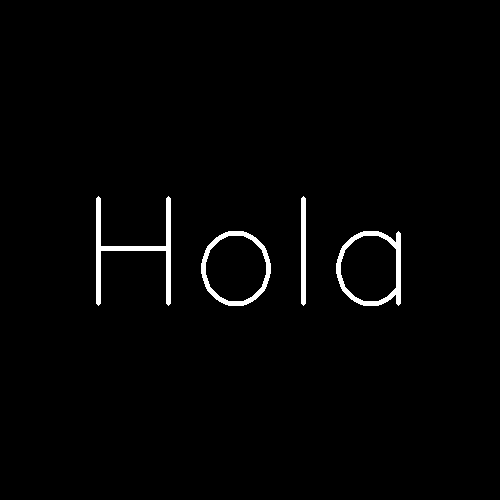
#> input picture hola.png, 500 x 500 px
$ jupyter execute --allow-errors Control1-01.ipynb
#> lines starting #> are read from the running program, lines starting #| are printed output that depends on the picture; after the words box and inside, x2 and y2 are one past the last pixel; in counts of white or black regions, pixels touching at a corner belong together
# **Control práctico**

**Visión artificial** del Grado en Ciencia e Ingeniería de Datos.

Marzo 2024

***

[cell 1]
import numpy as np
import cv2
import matplotlib.pyplot as plt
import skimage
import scipy
import math

## Ejercicio 1: Manipulación

> Crea una máscara con el mismo tamaño, canales y tipo de dato que la imagen `pez.jpg`. Inicialmente la máscara se inicializa con ceros.
>
> Escribe sobre la máscara tu nombre usando la función `cv2.putText` en blanco. El nombre debe estar centrado respecto a la imagen, para lo que se necesitará utilizar `cv2.getTextSize`.
>
> Modifica la imagen `pez.jpg`, poniendo en color rojo todos aquellos píxeles donde la máscara tuviera cero.

#> (a cell that did not finish here is left out)

## Ejercicio 2: Contraste

> Carga la imagen `hola.png` y realiza la normalización minmax para ajustar el contraste.
>
> Visualiza el resultado

[cell 3]
def normalizacion(img,percentil_min=None,percentil_max=None):
    if img.ndim == 2:
        img=img.astype(np.float64)
        if percentil_min==None and percentil_max==None:

            r_min = np.min(img)
            r_max = np.max(img)
            # Aplicar la fórmula de min-max normalization
            norm=(img - r_min) / (r_max - r_min)
            image=np.clip(norm, 0, 1)
        else:
            r_min=np.percentile(img,percentil_min)
            r_max=np.percentile(img,percentil_max)
            norm=(img - r_min) / (r_max - r_min)
            image=np.clip(norm, 0, 1)
        return image
    if img.ndim == 3:
        norm= np.zeros_like(img, dtype=np.float32)
        for i in range(img.shape[-1]):
            channel = img[:, :, i]
            if percentil_min==None and percentil_max==None:
                channel_min = np.min(channel)
                channel_max = np.max(channel)
                norm_channel = (channel - channel_min) / (channel_max - channel_min)
                norm_channel = np.clip(norm_channel, 0, 1)
                norm[:, :, i] = norm_channel
            else:
                channel_min=np.percentile(img,percentil_min)
                channel_max=np.percentile(img,percentil_max)
                norm_channel = (channel - channel_min) / (channel_max - channel_min)
                norm_channel = np.clip(norm_channel, 0, 1)
                norm[:, :, i] = norm_channel

        return norm


img = skimage.io.imread('hola.png')
#> img is the input picture: shape (500, 500, 3); values 0 (black) and 1 (white), 1.7% white; 4 white regions, box (x1, y1, x2, y2) and area: (96, 196, 171, 306) 1401, (336, 231, 401, 306) 1166, (201, 231, 271, 306) 1034, (301, 196, 306, 306) 538
img2=normalizacion(img)
print("ENTRE [0,1]")
plt.imshow(img2)
plt.show()
norm=normalizacion(img)
norm = (norm * 255).astype(np.uint8)
print("ENTRE [0,255]")
plt.imshow(norm)
plt.show()
print("CON PERCENTILES 2 Y 98")
percent=normalizacion(img,2,98)
#> after the loop in normalizacion (call 3), `for i in range(img.shape[-1]):`: norm: shape (500, 500, 3) float32; 98.34% of the values are NaN or infinite; the others: min 1, max 1, mean 1
plt.imshow(percent)
plt.show()

## Ejercicio 3: Imágenes híbridas

> Añade el código y las imágenes usadas para realizar el ejercicio de las imágenes híbridas.
> Visualiza el resultado

[cell 4]
def paso_alto(img):
    if img.ndim == 2:
        # Convertir a formato real en el rango [0, 1]
        img = img / 255.0
        # Desviación estándar de la distribución Gaussiana
        sigma = 1
        # Calcula la convolución de la imagen con un kernel Gaussiano
        blurred_image = scipy.ndimage.gaussian_filter(img, sigma)
        # Operación de Unsharp Masking para cada canal
        sharpened_image =(img - blurred_image)
        # Asegurar que el resultado esté en el rango [0, 1]
        sharpened_image = np.clip(sharpened_image, 0, 1)
        # Devolver la imagen al rango [0, 255] y convertir a np.uint8
        sharpened_image = (sharpened_image * 255).astype(np.uint8)
        return sharpened_image
    elif img.ndim == 3:
        for i in range(img.shape[-1]):
            # Convertir a formato real en el rango [0, 1]
            channel = img[:, :, i] / 255.0
            # Desviación estándar de la distribución Gaussiana
            sigma = 1
            # Calcula la convolución de la imagen con un kernel Gaussiano
            blurred_channel = scipy.ndimage.gaussian_filter(channel, sigma)
            # Operación de Unsharp Masking para cada canal
            sharpened_channel =  (channel - blurred_channel)
            # Asegurar que el resultado esté en el rango [0, 1]
            sharpened_channel = np.clip(sharpened_channel, 0, 1)
            # Devolver el canal al rango [0, 255] y convertir a np.uint8
            img[:, :, i] = (sharpened_channel * 255).astype(np.uint8)
    return img

[cell 5]
img1 = cv2.imread('angelina.jpg')
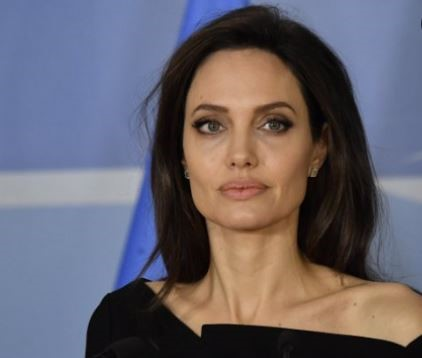
#> input picture angelina.JPG, 422 x 358 px, found by its file name
#> img1 is the input picture: shape (358, 422, 3); mean B, G, R 107.7, 98.5, 103.4
img1 = cv2.cvtColor(img1, cv2.COLOR_RGB2GRAY)
#> img1: shape (358, 422)

img2 = cv2.imread('brad.jpg')
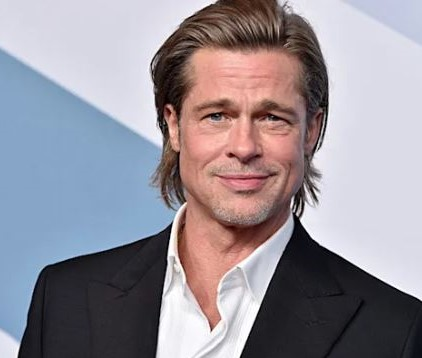
#> input picture brad.JPG, 422 x 358 px, found by its file name
#> img2 is the input picture: shape (358, 422, 3); mean B, G, R 152.6, 144, 149.7
img2 = cv2.cvtColor(img2, cv2.COLOR_RGB2GRAY)
#> img2: shape (358, 422)

print(img1.shape)
#| (358, 422)
print(img2.shape)
#| (358, 422)

plt.figure(figsize=(12, 6))

plt.subplot(1, 2, 1)
plt.imshow(img1, cmap="gray")
plt.title('Imagen 1')

plt.subplot(1, 2, 2)
plt.imshow(img2, cmap="gray")
plt.title('Imagen 2')

plt.show()

#PASO BAJO: GAUSSIANDA--SUAVIZADA

#PASO ALTO: (ORIGINAL-SUAVIZADA)-CONVOLUCIÓN
#PASO BAJO
sigma=5
img1_gaus = scipy.ndimage.gaussian_filter(img1, (sigma,sigma))
plt.imshow(img1_gaus, cmap="gray")
plt.show()

#PASO ALTO:

img2_paso_alto =paso_alto(img2)
plt.imshow(img2_paso_alto, cmap="gray")
img1_gaus=img1_gaus/255.0
img2_paso_alto=img2_paso_alto/255.0
parametro1=0.14
parametro2=0.86
img3 = img1_gaus*parametro1 + img2_paso_alto*parametro2
img3=np.clip(img3,0,1)
(img3*255).astype(np.uint8)
plt.imshow(img3, cmap="gray")

## Ejercicio 4: Afilado

> Carga la imagen `ojo.png` y realiza el afilado con sigma 7 y fuerza 2.
>
> Visualiza el resultado

[cell 6]
def afilado(img, strength=2):
    if img.ndim == 2:
        # Convertir a formato real en el rango [0, 1]
        img = img / 255.0
        # Desviación estándar de la distribución Gaussiana
        sigma = 7
        # Calcula la convolución de la imagen con un kernel Gaussiano
        blurred_image = scipy.ndimage.gaussian_filter(img, sigma)
        # Operación de Unsharp Masking para cada canal
        sharpened_image = img + (img - blurred_image) * strength
        # Asegurar que el resultado esté en el rango [0, 1]
        sharpened_image = np.clip(sharpened_image, 0, 1)
        # Devolver la imagen al rango [0, 255] y convertir a np.uint8
        sharpened_image = (sharpened_image * 255).astype(np.uint8)

    elif img.ndim == 3:
        for i in range(img.shape[-1]):
            # Convertir a formato real en el rango [0, 1]
            channel = img[:, :, i] / 255.0
            # Desviación estándar de la distribución Gaussiana
            sigma = 5
            # Calcula la convolución de la imagen con un kernel Gaussiano
            blurred_channel = scipy.ndimage.gaussian_filter(channel, sigma)
            # Operación de Unsharp Masking para cada canal
            sharpened_channel = channel + (channel - blurred_channel) * strength
            # Asegurar que el resultado esté en el rango [0, 1]
            sharpened_channel = np.clip(sharpened_channel, 0, 1)
            # Devolver el canal al rango [0, 255] y convertir a np.uint8
            img[:, :, i] = (sharpened_channel * 255).astype(np.uint8)
    return img


img = skimage.io.imread('ojo.png')
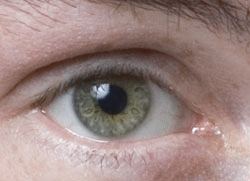
#> input picture ojo.png, 250 x 181 px
#> img is the input picture: shape (181, 250, 3); mean R, G, B 155.1, 132.6, 129

# Visualizar la imagen original y la imagen afilada
plt.figure(figsize=(12, 6))

plt.subplot(1, 2, 1)
plt.imshow(img)
plt.title('Imagen Original')
sharpened_image=afilado(img)
#> after the loop in afilado, `for i in range(img.shape[-1]):`:
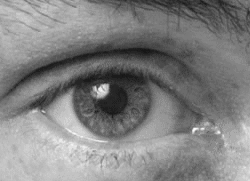
#> channel: shape (181, 250) float64; min 0.0863, max 0.98, mean 0.506
#> after the loop in afilado, `for i in range(img.shape[-1]):`:
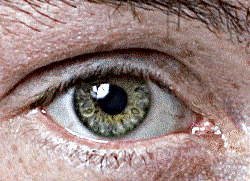
#> img: shape (181, 250, 3); mean R, G, B 154.5, 132, 128.6
plt.subplot(1, 2, 2)
plt.imshow(sharpened_image)
plt.title('Imagen Afilada')

plt.show()

## Ejercicio 5: Bordes

> Carga la imagen `girl.png` y realiza la detección de bordes usando la primera derivada de la gaussiana (sigma=1)
>
> Visualiza la imagen original y realiza una superposición en color rojo de aquellos bordes cuya magnitud de gradiente sea superior a 0.25 multiplicado por el gradiente máximo.

[cell 7]
img = skimage.io.imread('girl.png')
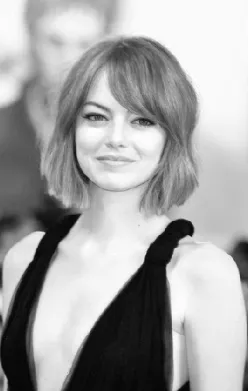
#> input picture girl.png, 248 x 391 px
#> img is the input picture: shape (391, 248, 3); mean R, G, B 164.8, 164.8, 164.8
plt.imshow(img)
plt.show()
print(img.ndim)
#| 3
img=cv2.cvtColor(img, cv2.COLOR_RGB2GRAY)
#> img: shape (391, 248)

def compute_harris_response(img,sigma=3,k=0.04):
    if img.ndim ==2:

        # Calcula la convolución de la imagen con la derivada del kernel Gaussiano en x
        imx = scipy.ndimage.gaussian_filter(img, (sigma,sigma), (0,1))
        # Calcula la convolución de la imagen con la derivada del kernel Gaussiano en y
        imy = scipy.ndimage.gaussian_filter(img, (sigma,sigma), (1,0))

        # Calcula los productos de las derivadas
        Gxx = scipy.ndimage.gaussian_filter(imx**2, sigma)
        Gyy = scipy.ndimage.gaussian_filter(imy**2, sigma)
        Gxy = scipy.ndimage.gaussian_filter(imx * imy, sigma)
        # Calcula el determinante y la traza de la matriz de Harris
        det = Gxx * Gyy - Gxy**2
        tr = Gxx + Gyy
        # Calcula la función de respuesta de Harris
        R = det - k * (tr**2)
        return R
    else:
        print("La imagen debe ser de dimensión 2")
        return
R=compute_harris_response(img,sigma=1)
#> in compute_harris_response, `tr = Gxx + Gyy`:
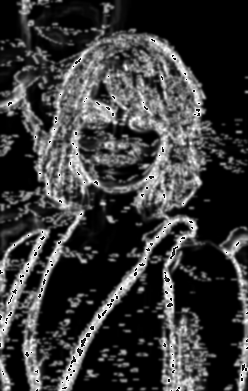
#> tr: shape (391, 248); min 0, max 255, mean 57.1
plt.imshow(R, cmap='gray')
plt.show()

threshold = 0.25

corners = np.argwhere(R > threshold * R.max())
#> corners = 40368 pairs, first value 0 to 390, second value 0 to 247

plt.imshow(img, cmap='gray')
corners = np.array(corners)
print(corners)
#> (printed output is left out)
plt.plot(corners[:, 1], corners[:, 0], '.', markersize=5,color="red")
plt.show()
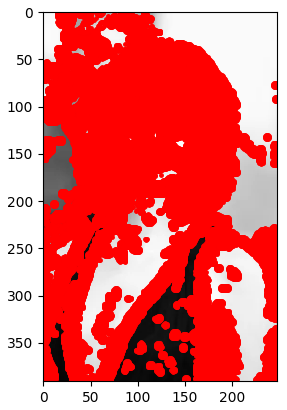
#> figure drawn by matplotlib, 1 panel
def non_max_suppression(corners,R,distance_threshold):
    selected_corners=[]
    corners =sorted(corners,key=lambda x: R[x[0],x[1]],reverse=True)
    for corner in corners:
        distances = [np.linalg.norm(np.array(corner) - np.array(selected)) for selected in selected_corners]

        if np.count_nonzero(np.array(distances) < distance_threshold) == 0:
            selected_corners.append(corner)
    return selected_corners

corners=non_max_suppression(corners,R=R,distance_threshold=45) #cuanto más threshold, detectará menos esquinas
#> in non_max_suppression, `corners =sorted(corners,key=lambda x: R[x[0],x[1]],reverse=True)`: corners = 40368 items
#> the loop in non_max_suppression, `for corner in corners:` made 40368 passes
#> (corner, distances) on passes 2 to 4: ([1, 93], [1.41]), ([2, 94], [2.83]), ([2, 105], [13.15])
#> after the loop in non_max_suppression, `for corner in corners:`: selected_corners = 38 pairs, first value 0 to 386, second value 3 to 247
#> corners has the same summary as selected_corners in non_max_suppression
#cuanto más pequeño, más esquinas detectará
plt.imshow(img, cmap='gray')
corners = np.array(corners)
print(corners)
#> (printed output is left out)
plt.plot(corners[:, 1], corners[:, 0], '.', markersize=5,color="red")
plt.show()

## Ejercicio 6: Transformación

> Carga la imagen `ojo.png` y realiza una transformación combinada con el siguiente orden: escalado (5x, 2y), después rotación (pi/4), después traslación (20x, 10y).
>
> Visualiza el resultado

[cell 8]
def de2D_coordenadas_homogeneas(a):
    if len(a)!=2:
        print("El array no tiene solamente dos filas")
        return
    N=a.shape[1]
    b=a.copy()
    homo= np.vstack((b, np.ones(N)))
    return homo

[cell 9]
import numpy as np
import skimage
from scipy.ndimage import map_coordinates
import matplotlib.pyplot as plt


def transform_image(img, matrix, num_points):
    # Obtener las esquinas de la imagen
    superior_izquierda = [0, 0]
    superior_derecha = [img.shape[1] - 1, 0]
    inferior_izquierda = [0, img.shape[0] - 1]
    inferior_derecha = [img.shape[1] - 1, img.shape[0] - 1]
    esquinas = np.array([superior_izquierda, superior_derecha, inferior_izquierda, inferior_derecha]).T

    coor_homo=de2D_coordenadas_homogeneas(esquinas)

    # Aplicar la transformación a las coordenadas homogéneas
    trans = np.dot(matrix, coor_homo)

    # Determinar los límites mínimos y máximos de las esquinas transformadas
    xmin = np.min(trans[0])
    xmax = np.max(trans[0])
    ymin = np.min(trans[1])
    ymax = np.max(trans[1])

    # Crear array de puntos entre el min y el max
    x_points = np.linspace(xmin, xmax, num_points)
    y_points = np.linspace(ymin, ymax, num_points)

    # Crear grid bidimensional usando np.meshgrid
    x_grid, y_grid = np.meshgrid(x_points, y_points)

    # Calcular las coordenadas inversas transformadas
    inverse_transformed_coords = np.linalg.inv(matrix) @ np.vstack([x_grid.flatten(), y_grid.flatten(), np.ones_like(x_grid.flatten())])
    inverse_transformed_coords = inverse_transformed_coords[:2] / inverse_transformed_coords[2]
    # Reorganizar las coordenadas para map_coordinates
    coords = np.vstack((inverse_transformed_coords[1, :], inverse_transformed_coords[0, :]))

    # Reinterpretar la imagen en las coordenadas transformadas
    warped = np.zeros((num_points, num_points, img.shape[2]), dtype=img.dtype)
    for channel in range(img.shape[2]):
        warped[:,:,channel] = map_coordinates(img[:,:,channel], coords, order=3, mode='constant').reshape((num_points, num_points))

    extent = [xmin, xmax, ymax, ymin]

    return warped, extent

[cell 10]
img = skimage.io.imread("ojo.png")

dx = 20  # traslación en el eje x
dy = 10  # traslación en el eje y
traslacion = np.array([[1, 0, dx],
                   [0, 1, dy],
                   [0, 0, 1]])

warped,extent=transform_image(img, traslacion, 200)
#> after the loop in transform_image, `for channel in range(img.shape[2]):`:
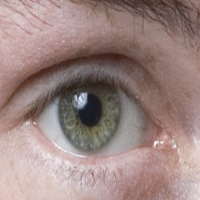
#> warped: shape (200, 200, 3); mean R, G, B 155.1, 132.6, 129.1
#> extent = [20, 269, 190, 10]
plt.imshow(img)
plt.title("ORIGINAL")
plt.show()

# Crear la matriz de transformación de inclinación
# Ángulo de rotación en radianes
angulo_radianes = math.pi/4

# Matriz de rotación
rotacion = np.array([
    [np.cos(angulo_radianes), -np.sin(angulo_radianes), 0],
    [np.sin(angulo_radianes), np.cos(angulo_radianes), 0],
    [0, 0, 1]
])

warped,extent=transform_image(img, rotacion, 200)
#> call 2 of transform_image, with matrix = array of shape (3, 3), num_points = 200
#> after the loop in transform_image (call 2), `for channel in range(img.shape[2]):`:
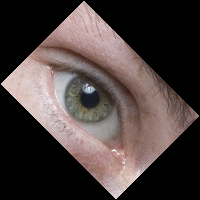
#> warped: shape (200, 200, 3); mean R, G, B 74.7, 63.9, 62.2
#> extent = [-127.3, 176.1, 303.3, 0]
# Visualizar la imagen transformada
plt.imshow(warped, extent=extent)
plt.title("ROTACION")
plt.show()
# Factores de escala
sx = 5  # Escala en dirección x
sy = 2  # Escala en dirección y

# Matriz de escala
escalado = np.array([
    [sx, 0, 0],
    [0, sy, 0],
    [0, 0, 1]
])
warped,extent=transform_image(img, escalado, 200)
#> extent = [0, 1245, 360, 0]
# Visualizar la imagen transformada
plt.imshow(warped, extent=extent)
plt.title("ESCALADO")
plt.show()

[cell 11]
escalado_rotacion=np.dot(escalado,rotacion)
es_rot_traslacion=np.dot(escalado_rotacion,traslacion)
warped,extent=transform_image(img, es_rot_traslacion, 200)
#> extent = [-601, 915.7, 649.1, 42.43]
# Visualizar la imagen transformada
plt.imshow(warped, extent=extent)
plt.title("TRANSFORMACION")
plt.show()
